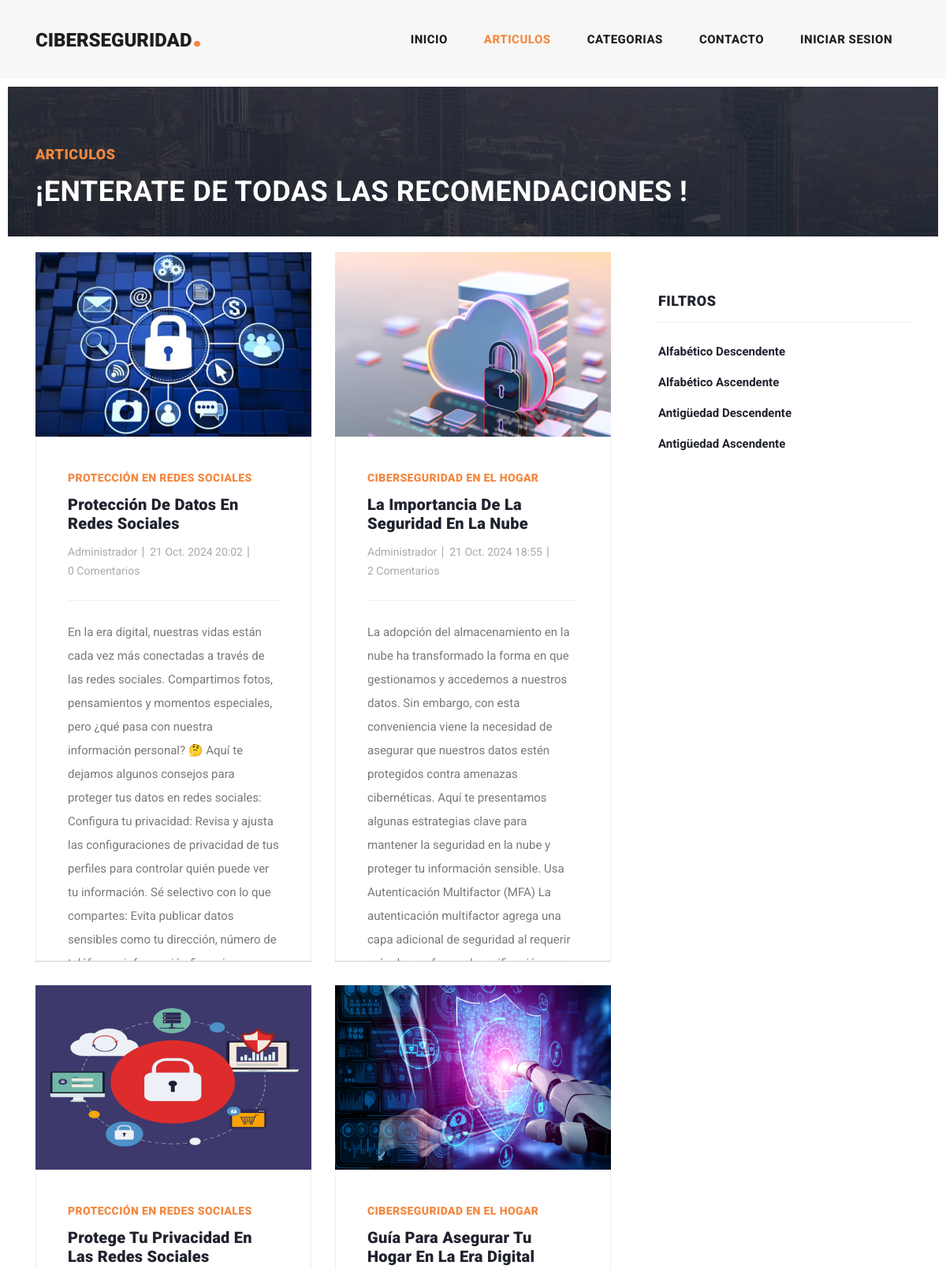
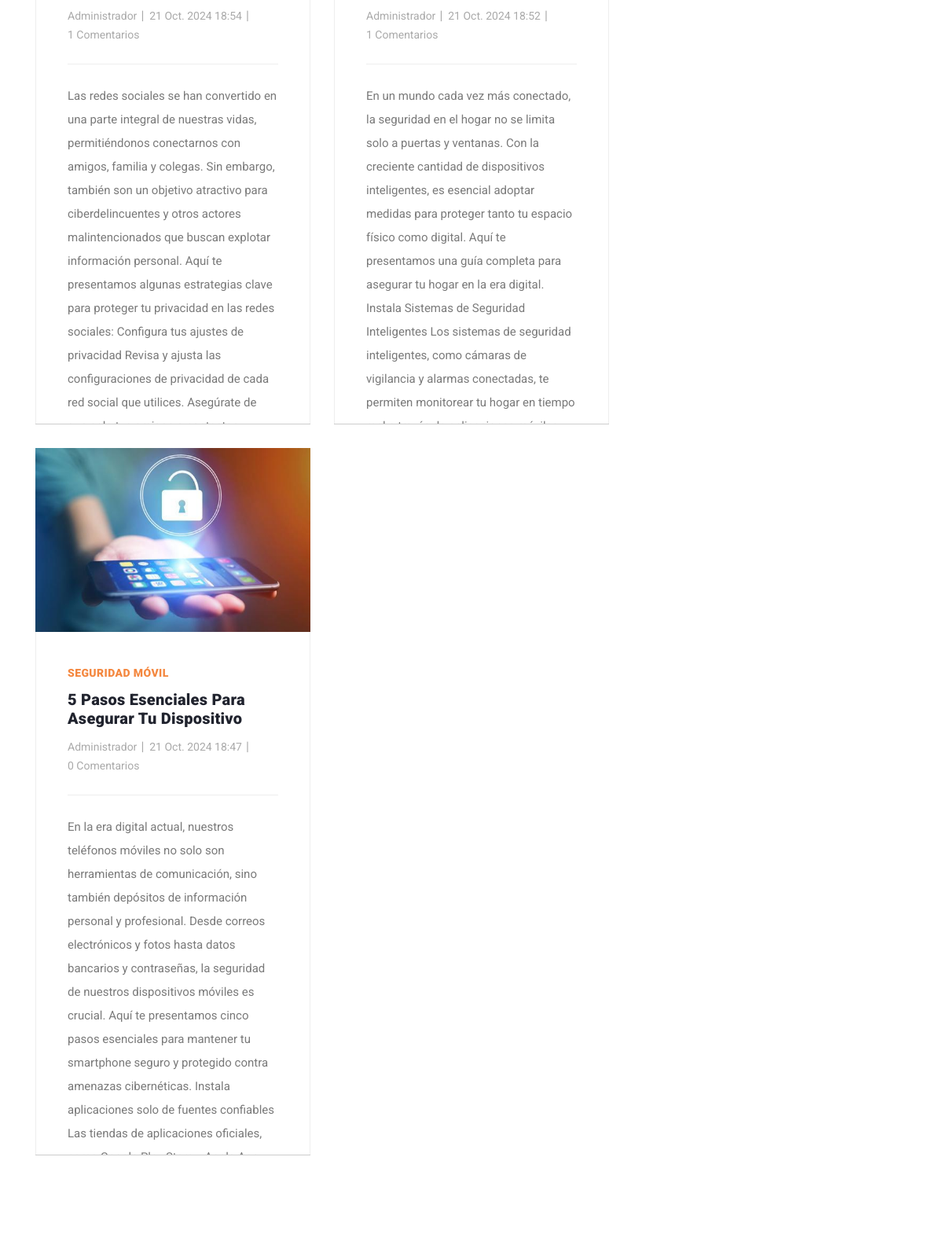
Page /post/ (upper part) on the committed database (2 pictures, top to bottom).
### apps/post/models.py (models this page shows, shortened)
class Post(models.Model):
    title = models.CharField(max_length=50, null=False)
    subtitle = models.CharField(max_length=100, null=True, blank=True)
    date = models.DateTimeField(auto_now_add=True)
    text = models.TextField(null=False)
    active = models.BooleanField(default=True)
    category = models.ForeignKey(Category, on_delete=models.SET_NULL, null=True, default='Uncategorized')
    author = models.ForeignKey(User, on_delete=models.CASCADE, null=False, default=None)
    image = models.ImageField(null=True, blank=True, upload_to='media', default='media/post_default.jpg')
    published = models.DateTimeField(default=timezone.now)
    tags=models.ManyToManyField(Tags, related_name='posts')
    class Meta():
        ordering = ('-published',)

class Category(models.Model):
    name = models.CharField(max_length=30, null=False)
    def __str__(self):
        return self.name

### apps/user/models.py (models this page shows, shortened)
class User(AbstractUser):
    image = models.ImageField(null=True, blank=True, upload_to='user', default='user/user-default.jpg')
    is_staff = models.BooleanField(default=False)  # Staff status
    is_active = models.BooleanField(default=True)  # Active status

### apps/post/views.py (the view)
# urls.py: path('', PostListView.as_view(), name='posts'),
class PostListView(ListView):
    model = Post
    template_name = 'posts/posts.html'
    context_object_name = 'posts'

### templates/posts/posts.html (shortened to what this page needs)
{% extends 'base.html'%}
{% load static %}
{% block content %}
<div class="heading-page header-text">
    <section class="page-heading">
        <div class="container">
            <div class="row">
                <div class="col-lg-12">
                    <div class="text-content">
                        <h4>Articulos</h4>
                        <h2>¡Enterate de todas las recomendaciones
                            !</h2>
                    </div>
                </div>
            </div>
        </div>
    </section>
</div>
{% if posts %}
    <section class="blog-posts grid-system">
        <div class="container">
            <div class="row">
                <div class="col-lg-8">
                    <div class="all-blog-posts">
                        <div class="row">
                            {% for i in posts %}
                                <div class="col-lg-6">
                                    <div class="blog-post article">
                                        <div class="blog-thumb">
                                            <img src="{{ i.image.url }}" alt="Imagen del Post">
                                        </div>
                                        <div class="down-content">
                                            <span>{{ i.category }}</span>
                                            <a href="{% url 'apps.posts:post_individual' i.id %}"><h4>{{ i.title }}</h4></a>
                                            <ul class="post-info">
                                            <li><a>{{ i.author}}</a></li>
                                            <li><a>{{ i.date }}</a></li>
                                            <li><a>{{ i.comments.count }} Comentarios</a></li>
                                            </ul>
                                            <p>{{ i.text }}</p>
                                        </div>
                                    </div>
                                </div>
                            {% endfor %}
                        </div>
                    </div>
                </div>
                <div class="col-lg-4">
                    <div class="sidebar">
                        <div class="row">
                            <div class="col-lg-12">
                            </div>
                            <div class="col-lg-12">
                            <div class="sidebar-item categories">
                                <div class="sidebar-heading">
                                <h2>FILTROS</h2>
                                </div>
                                <div class="content">
                                <ul>
                                    <li><a href="{% url 'apps.posts:post_alpha_des' %}">Alfabético Descendente</a></li>
                                    <li><a href="{% url 'apps.posts:post_alpha_asc' %}">Alfabético Ascendente</a></li>
                                    <li><a href="{% url 'apps.posts:post_date_des' %}">Antigüedad Descendente</a></li>
                                    <li><a href="{% url 'apps.posts:post_date_asc' %}">Antigüedad Ascendente</a></li>
                                </ul>
                                </div>
                            </div>
                            </div>
                        </div>
                        </div>
                    </div>
            </div>
        </div>
    </section>
{% endif %}
{% endblock %}

### static/assets/css/templatemo-stand-blogv=11.css (style rules this page uses)
.article { border-bottom: 1px solid #ccc; box-sizing: border-box; height:900px; overflow: hidden; }
body { font-family: 'Roboto', sans-serif; overflow-x: hidden; text-rendering: optimizeLegibility; -webkit-font-smoothing: antialiased; -moz-osx-font-smoothing: grayscale; }
p { margin-bottom: 0px; font-size: 15px; font-weight: 400; color: #7a7a7a; line-height: 30px; }
a { text-decoration: none!important; }
ul { padding: 0; margin: 0; list-style: none; }
h1,h2,h3,h4,h5,h6 { margin: 0px; }
.heading-page { padding-top: 110px; }
.page-heading { margin: 0px 10px; padding: 75px 0px; text-align: left; background-position: center center; background-repeat: no-repeat; background-size: cover; background-image: url(../images/heading-bg.jpg); height: 190px; }
.page-heading .text-content h4 { color: #f48840; font-size: 18px; text-transform: uppercase; font-weight: 900; letter-spacing: 0.5px; margin-bottom: 15px; }
.page-heading .text-content h2 { color: #fff; font-size: 36px; font-weight: 700; text-transform: uppercase; letter-spacing: 0.5px; }
.blog-posts { margin-top: 20px; }
.blog-posts .blog-post { margin-bottom: 30px; }
.blog-posts .blog-thumb img { width: 100%; overflow: hidden; }
.blog-posts .down-content { padding: 40px; border-right: 1px solid #eee; border-left: 1px solid #eee; border-bottom: 1px solid #eee; }
.blog-posts .down-content span { font-size: 14px; text-transform: uppercase; letter-spacing: 0.4px; font-weight: 900; color: #f48840; }
.blog-posts .down-content h4 { font-size: 24px; text-transform: capitalize; letter-spacing: 0.5px; font-weight: 900; color: #20232e; margin: 10px 0px 12px 0px; }
.blog-posts .down-content ul.post-info li { display: inline-block; margin-right: 8px; }
.blog-posts .down-content ul.post-info li:after { content: '|'; color: #aaa; margin-left: 8px; }
.blog-posts .down-content h4 { font-size: 20px; letter-spacing: 0.25px; }
.grid-system .down-content ul.post-info li { margin-right: 3px; }
.grid-system .down-content ul.post-info li:after { margin-left: 5px; }
.blog-posts .down-content ul.post-info li:last-child::after { display: none; }
.blog-posts .down-content ul.post-info li a { font-size: 14px; color: #aaa; font-weight: 400; transition: all .3s; }
.blog-posts .down-content p { padding: 25px 0px; margin: 25px 0px; border-top: 1px solid #eee; border-bottom: 1px solid #eee; }
.blog-posts .sidebar-heading h2 { font-size: 18px; text-transform: uppercase; font-weight: 900; letter-spacing: 0.5px; color: #20232e; border-bottom: 1px solid #eee; padding-bottom: 15px; margin-bottom: 25px; }
.sidebar { margin-left: 30px; }
.sidebar .sidebar-item { margin-top: 50px; }
.sidebar .sidebar-heading h2 { font-size: 18px; text-transform: uppercase; font-weight: 900; letter-spacing: 0.5px; color: #20232e; border-bottom: 1px solid #eee; padding-bottom: 15px; margin-bottom: 25px; }
.sidebar .categories ul li { margin-bottom: 15px; }
.sidebar .categories ul li:last-child { margin-bottom: 0px; }
.sidebar .categories ul li a { font-size: 15px; font-weight: 700; color: #20232e; transition: all .3s; }

### rows in the picture
Post: image (picture), category "PROTECCIÓN EN REDES SOCIALES", title "Protección De Datos En Redes Sociales", author "Administrador", date "21 Oct. 2024 20:02", comments.count "0", text "En la era digital, nuestras vidas están cada vez más conectadas a través de las redes sociales. Compartimos fotos, pensamientos y momentos especiales, pero ¿qué pasa con nuestra información personal? 🤔 Aquí te dejamos algunos consejos para proteger tus datos en redes sociales: Configura tu privacidad: Revisa y ajusta las configuraciones de privacidad de tus perfiles para controlar quién puede ver tu información. Sé selectivo con lo que compartes: Evita publicar datos sensibles como tu dirección, número de…"
Post: image (picture), category "CIBERSEGURIDAD EN EL HOGAR", title "La Importancia De La Seguridad En La Nube", author "Administrador", date "21 Oct. 2024 18:55", comments.count "2", text "La adopción del almacenamiento en la nube ha transformado la forma en que gestionamos y accedemos a nuestros datos. Sin embargo, con esta conveniencia viene la necesidad de asegurar que nuestros datos estén protegidos contra amenazas cibernéticas. Aquí te presentamos algunas estrategias clave para mantener la seguridad en la nube y proteger tu información sensible. Usa Autenticación Multifactor (MFA) La autenticación multifactor agrega una capa adicional de seguridad al requerir…"
Post: image (picture), category "PROTECCIÓN EN REDES SOCIALES", title "Protege Tu Privacidad En Las Redes Sociales", author "Administrador", date "21 Oct. 2024 18:54", comments.count "1", text "Las redes sociales se han convertido en una parte integral de nuestras vidas, permitiéndonos conectarnos con amigos, familia y colegas. Sin embargo, también son un objetivo atractivo para ciberdelincuentes y otros actores malintencionados que buscan explotar información personal. Aquí te presentamos algunas estrategias clave para proteger tu privacidad en las redes sociales: Configura tus ajustes de privacidad Revisa y ajusta las configuraciones de privacidad de cada red social que utilices. Asegúrate de…"
Post: image (picture), category "CIBERSEGURIDAD EN EL HOGAR", title "Guía Para Asegurar Tu Hogar En La Era Digital", author "Administrador", date "21 Oct. 2024 18:52", comments.count "1", text "En un mundo cada vez más conectado, la seguridad en el hogar no se limita solo a puertas y ventanas. Con la creciente cantidad de dispositivos inteligentes, es esencial adoptar medidas para proteger tanto tu espacio físico como digital. Aquí te presentamos una guía completa para asegurar tu hogar en la era digital. Instala Sistemas de Seguridad Inteligentes Los sistemas de seguridad inteligentes, como cámaras de vigilancia y alarmas conectadas, te permiten monitorear tu hogar en tiempo…"
Post: image (picture), category "SEGURIDAD MÓVIL", title "5 Pasos Esenciales Para Asegurar Tu Dispositivo", author "Administrador", date "21 Oct. 2024 18:47", comments.count "0", text "En la era digital actual, nuestros teléfonos móviles no solo son herramientas de comunicación, sino también depósitos de información personal y profesional. Desde correos electrónicos y fotos hasta datos bancarios y contraseñas, la seguridad de nuestros dispositivos móviles es crucial. Aquí te presentamos cinco pasos esenciales para mantener tu smartphone seguro y protegido contra amenazas cibernéticas. Instala aplicaciones solo de fuentes confiables Las tiendas de aplicaciones oficiales,…"
